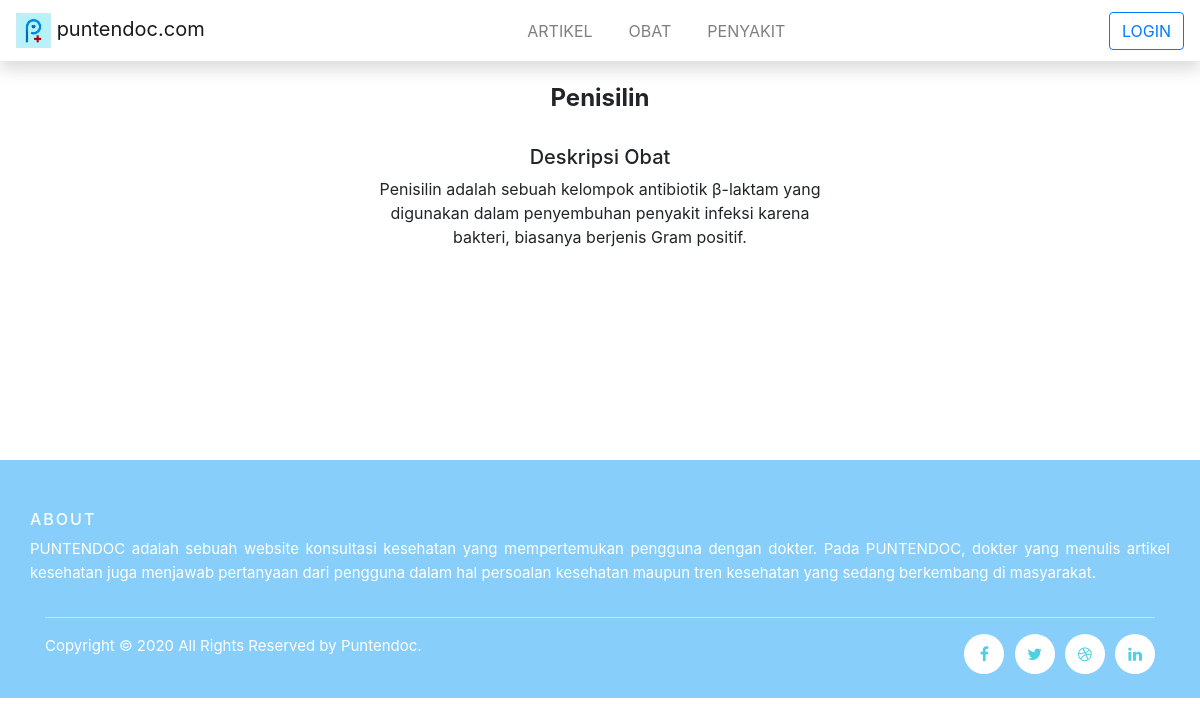
Screenshot of /obatdetail/8 with the database file from the repository.
### tables this page shows
CREATE TABLE `tbl_obat` (
  `id` int(11) NOT NULL,
  `nama` varchar(50) NOT NULL,
  `deskripsi` varchar(1000) NOT NULL,
  `link` varchar(1000) NOT NULL
);

### application/controllers/ObatDetail.php (called while the page is built, shortened)
<?php
class ObatDetail extends CI_Controller{
	function __construct(){
		$this->load->model('Obat');
		$this->load->model('admin');
	}
	public function index($id){
		$obat = $this->Obat->get_obat_by_id($id);
		$data['obat'] = $obat;
		$data['judul'] = $obat[0]->nama;
		if($this->admin->is_role() == "admin"){
            $this->load->view('templates/headadmin', $data);
        }else if ($this->admin->is_role() == "user"){
			$this->load->view('templates/headuser', $data);
		}else{
			$this->load->view('templates/header', $data);
		}
		$this->load->view('show_detail/detail_obat', $data);
		$this->load->view('templates/footer');
	}
}

### index.php (called while the page is built, shortened)
<?php
require_once BASEPATH.'core/CodeIgniter.php';

### application/models/Obat.php (called while the page is built, shortened)
<?php
	class Obat extends CI_Model{
		public function get_obat_by_id($id){
			$this->db->where('id', $id);
			return $this->db->get('tbl_obat')->result();
		}
	}
?>

### application/views/show_detail/detail_obat.php (the view)
<section class="container text-center" style="min-height: 50vh;width:40%">
	<br>
	<h4><?= $obat[0]->nama?></h4>
	<br>
	<h5>Deskripsi Obat</h5>
	<p><?= $obat[0]->deskripsi?></p>
</section>

### assets/css/style.css (style rules this page uses)
body { padding-top: 60px; }
h4 { font-weight:700; }

### rows the page displays
tbl_obat: nama "Penisilin", deskripsi "Penisilin adalah sebuah kelompok antibiotik β-laktam yang digunakan dalam penyembuhan penyakit infeksi karena bakteri, biasanya berjenis Gram positif."
